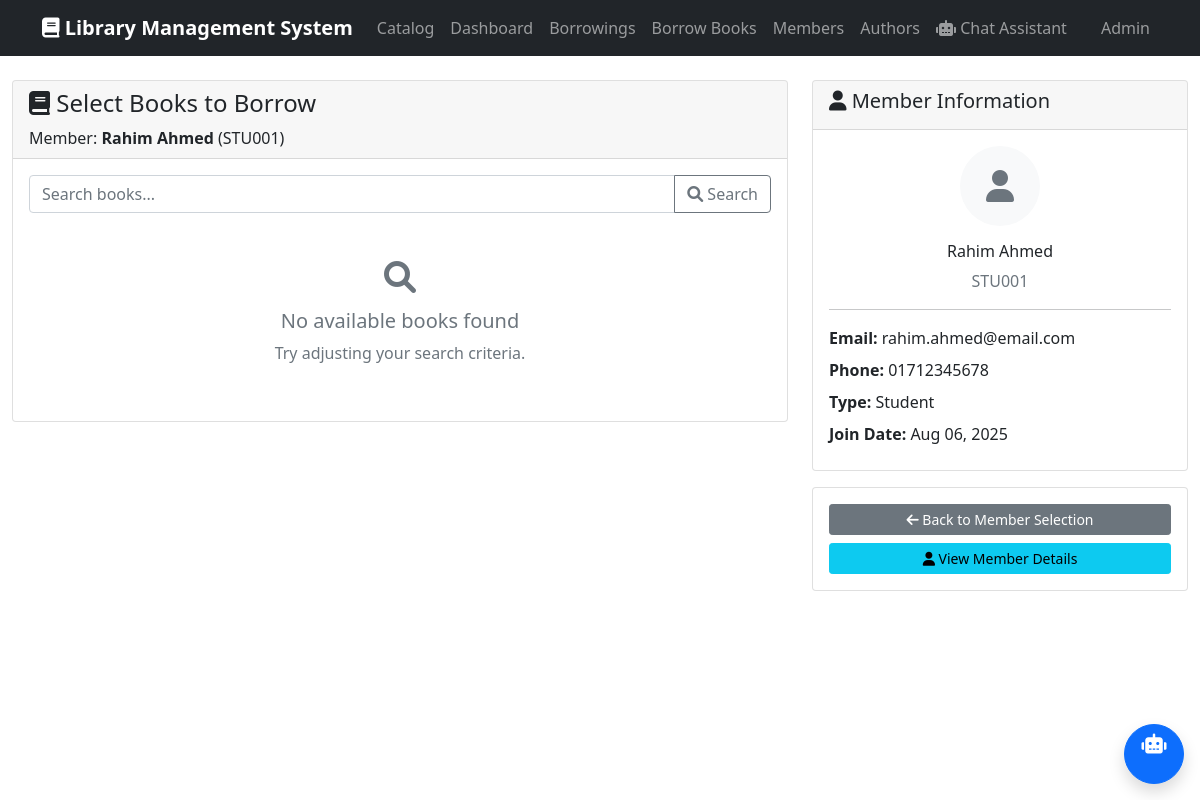
Page /member/1/select-books/ on the committed database.
### stall/models.py (models this page shows, shortened)
class Member(models.Model):
    MEMBERSHIP_TYPE_CHOICES = [
        ('student', 'Student'),
        ('faculty', 'Faculty'),
        ('staff', 'Staff'),
        ('general', 'General Public'),
    ]
    membership_id = models.CharField(max_length=20, unique=True)
    first_name = models.CharField(max_length=100)
    last_name = models.CharField(max_length=100)
    email = models.EmailField(unique=True)
    phone = models.CharField(max_length=15)
    address = models.TextField()
    membership_type = models.CharField(max_length=20, choices=MEMBERSHIP_TYPE_CHOICES, default='general')
    date_joined = models.DateField(auto_now_add=True)
    is_active = models.BooleanField(default=True)
    photo = models.ImageField(upload_to='member_photos/', blank=True, null=True)
    @property
    def full_name(self):
        return f"{self.first_name} {self.last_name}"

### stall/views.py (the view, shortened to what this page needs)
# urls.py: path('member/<int:member_id>/select-books/', views.select_books_to_borrow, name='select_books_to_borrow'),
def select_books_to_borrow(request, member_id):
    member = get_object_or_404(Member, id=member_id)
    available_books = Book.objects.filter(is_available=True).prefetch_related('authors')
    current_borrowings = BorrowRecord.objects.filter(
        member=member,
        return_date__isnull=True
    ).select_related('book')
    context = {
        'member': member,
        'available_books': available_books,
        'current_borrowings': current_borrowings
    }
    return render(request, 'stall/select_books_to_borrow.html', context)

### stall/templates/stall/select_books_to_borrow.html (shortened to what this page needs)
{% extends 'stall/base.html' %}
{% block content %}
<div class="row">
    <div class="col-md-8">
        <div class="card">
            <div class="card-header">
                <h4><i class="fas fa-book"></i> Select Books to Borrow</h4>
                <p class="mb-0">Member: <strong>{{ member.full_name }}</strong> ({{ member.membership_id }})</p>
            </div>
            <div class="card-body">
                <form method="GET" class="mb-4">
                    <div class="input-group">
                        <input type="text" name="search" class="form-control" placeholder="Search books..." value="{{ search_query }}">
                        <button class="btn btn-outline-secondary" type="submit">
                            <i class="fas fa-search"></i> Search
                        </button>
                    </div>
                </form>
                {% if books %}
                    <div class="row">
                        {% for book in books %}
                            <div class="col-md-6 mb-3">
                                <div class="card h-100">
                                    <div class="card-body">
                                        <h6 class="card-title">{{ book.title }}</h6>
                                        <p class="text-muted small">by {{ book.author_names }}</p>
                                        <p class="text-muted small">{{ book.category.name }}</p>
                                        {% if book.isbn %}
                                            <small class="text-muted">ISBN: {{ book.isbn }}</small>
                                        {% endif %}
                                        <div class="mt-2">
                                            <form method="POST" class="d-inline">
                                                {% csrf_token %}
                                                <input type="hidden" name="book_id" value="{{ book.id }}">
                                                <button type="submit" class="btn btn-primary btn-sm">
                                                    <i class="fas fa-plus"></i> Borrow
                                                </button>
                                            </form>
                                            <a href="{% url 'book_detail' book.id %}" class="btn btn-outline-info btn-sm">
                                                <i class="fas fa-eye"></i> Details
                                            </a>
                                        </div>
                                    </div>
                                </div>
                            </div>
                        {% endfor %}
                    </div>
                {% else %}
                    <div class="text-center py-4">
                        <i class="fas fa-search fa-2x text-muted mb-3"></i>
                        <h5 class="text-muted">No available books found</h5>
                        <p class="text-muted">Try adjusting your search criteria.</p>
                    </div>
                {% endif %}
            </div>
        </div>
    </div>
    <div class="col-md-4">
        <div class="card">
            <div class="card-header">
                <h5><i class="fas fa-user"></i> Member Information</h5>
            </div>
            <div class="card-body">
                <div class="text-center mb-3">
                    {% if member.photo %}
                        <img src="{{ member.photo.url }}" class="rounded-circle" width="80" height="80" alt="{{ member.full_name }}">
                    {% else %}
                        <div class="bg-light rounded-circle d-inline-flex align-items-center justify-content-center" style="width: 80px; height: 80px;">
                            <i class="fas fa-user fa-2x text-muted"></i>
                        </div>
                    {% endif %}
                </div>
                <h6 class="text-center">{{ member.full_name }}</h6>
                <p class="text-center text-muted">{{ member.membership_id }}</p>
                <hr>
                <div class="mb-2">
                    <strong>Email:</strong> {{ member.email }}
                </div>
                <div class="mb-2">
                    <strong>Phone:</strong> {{ member.phone }}
                </div>
                <div class="mb-2">
                    <strong>Type:</strong> {{ member.get_membership_type_display }}
                </div>
                <div class="mb-2">
                    <strong>Join Date:</strong> {{ member.date_joined|date:"M d, Y" }}
                </div>
            </div>
        </div>
        <div class="card mt-3">
            <div class="card-body">
                <a href="{% url 'borrow_book' %}" class="btn btn-secondary btn-sm d-block mb-2">
                    <i class="fas fa-arrow-left"></i> Back to Member Selection
                </a>
                <a href="{% url 'member_detail' member.id %}" class="btn btn-info btn-sm d-block">
                    <i class="fas fa-user"></i> View Member Details
                </a>
            </div>
        </div>
    </div>
</div>
{% endblock %}

### rows in the picture
Member: full_name "Rahim Ahmed", membership_id "STU001", email "rahim.ahmed@email.com", phone "01712345678", membership_type "Student", date_joined "Aug 06, 2025"
